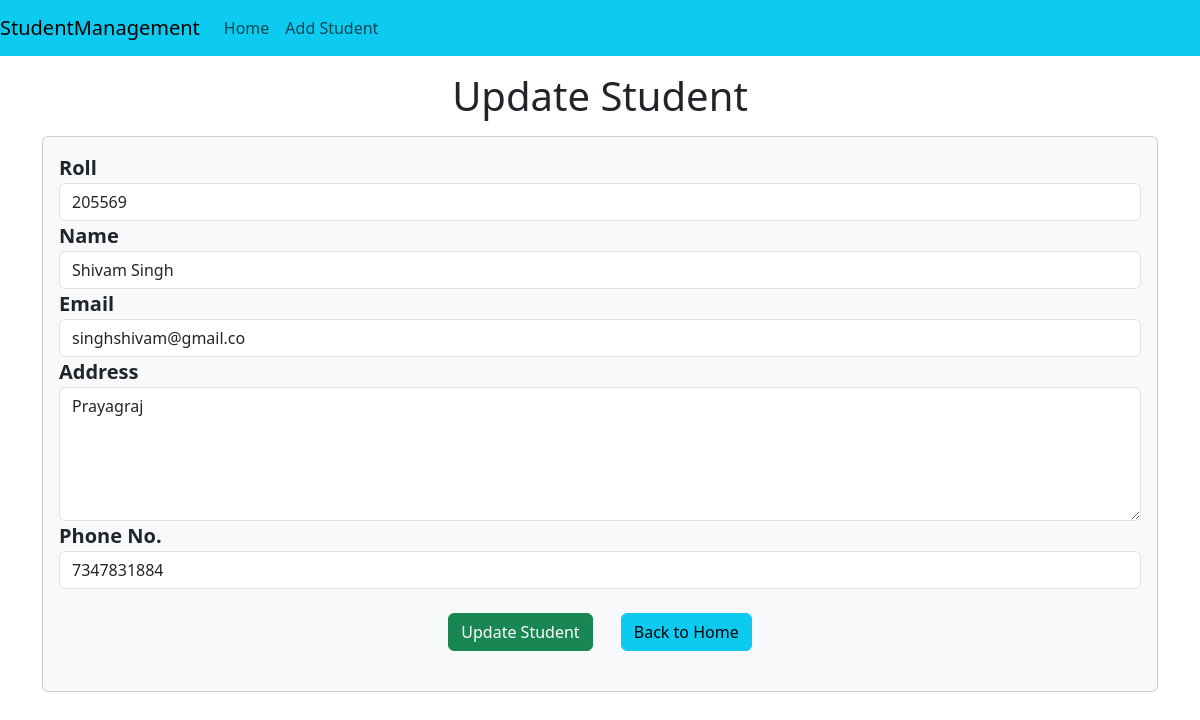
The app's page /update/5/ with its own data.
### std/models.py (models this page shows, shortened)
class Student(models.Model):
    roll=models.CharField(max_length=10,validators=[MinLengthValidator(1),MaxLengthValidator(10)])
    name=models.CharField(max_length=50)
    email=models.EmailField()
    address=models.CharField(max_length=150,blank=True, null=True)
    phone=models.CharField(RegexValidator(regex=r'^\+?1?\d{9,15}$'),max_length=17,blank=True, null=True)

### std/views.py (the view)
# urls.py: path('update/<id>/',update_data, name='updateData'),
def update_data(request,id):
    if request.method=='POST':
        std=Student.objects.get(pk=id)
        std_roll=request.POST.get('rollno')
        std_name=request.POST.get('username')
        std_email=request.POST.get('emailid')
        std_address=request.POST.get('addressid')
        std_phone=request.POST.get('phoneno')
        std.roll=std_roll
        std.name=std_name
        std.email=std_email
        std.address=std_address
        std.phone=std_phone
        std.save()
        return redirect("home")
    else:
        data=Student.objects.get(pk=id)
    return render(request, 'std/studentupdate.html',{'std':data})

### templates/std/studentupdate.html (shortened to what this page needs)
{% extends 'std/home.html' %}
{% block content %}
<h1 class="text-center my-3">Update Student </h1>
<div class="container">
    <div class="row">
        <div class="col-md-12">
            <div class="card bg-light">
                <div class="card-body">
                    <form action="{% url 'updateData' std.id %}" method="post">
                        <div class="md-3">
                            <label for="roll" class="fs-5 fw-semibold">Roll</label>
                            <input type="text" id="roll" class="form-control" name="rollno"
                                placeholder="Enter your Roll No." required value="{{std.roll}}">
                        </div>
                        <div class="md-3">
                            <label for="name" class="fs-5 fw-semibold">Name</label>
                            <input type="text" id="name" class="form-control" name="username"
                                placeholder="Enter your Name" required value="{{std.name}}">
                        </div>
                        <div class="md-3">
                            <label for="email" class="fs-5 fw-semibold">Email</label>
                            <input type="text" id="email" class="form-control" name="emailid"
                                placeholder="Enter your Email (example123@gmail.com)" required value="{{std.email}}">
                        </div>
                        <div class="md-3">
                            <label for="address" class="fs-5 fw-semibold">Address</label>
                            <textarea id="address" name="addressid"  rows="5" class="form-control"
                                placeholder="Enter Your Address">{{ std.address }}</textarea>
                        </div>
                        <div class="md-3">
                            <label for="phone" class="fs-5 fw-semibold">Phone No.</label>
                            <input type="number" id="phone" class="form-control" name="phoneno"
                                placeholder="Enter your number (0123456789)" value="{{std.phone}}">
                        </div>
                        <div class="container text-center my-4">
                            <button class="btn btn-success me-4">
                                Update Student
                            </button>
                            <a href="{% url 'home' %}" class="btn btn-info">Back to Home</a>
                        </div>
                    </form>
                </div>
            </div>
        </div>
    </div>
</div>
{% endblock content %}

### records on screen
Student: rollno "205569", username "Shivam Singh", emailid "singhshivam@gmail.co", addressid "Prayagraj", phoneno "7347831884"
